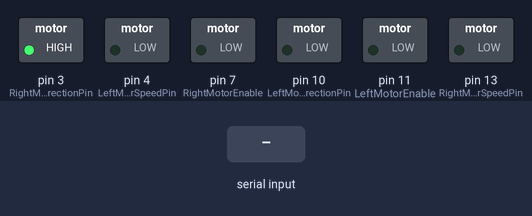
The sketch below on a simulated Arduino Uno, built with avr-gcc and run on an emulated ATmega328P. Shown: switched loads named in the sketch (green lamp = pin HIGH). Inputs (shaded band) come from the test bench.

Above: at 1.2 s.
1.3 s: "forward\n" received over Serial
At 2.5 s:
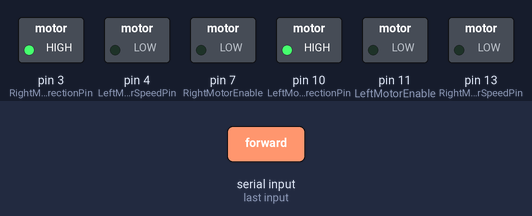
2.8 s: "backward\n" received over Serial
At 3.7 s:
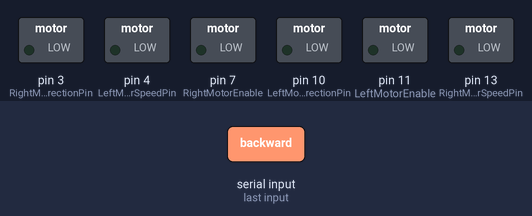
4.3 s: "quit\n" received over Serial
At 4.7 s:
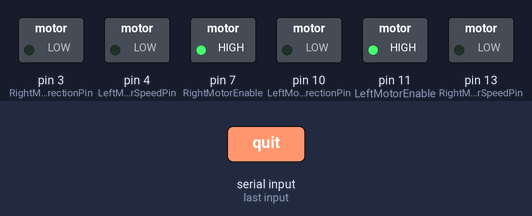
5.8 s: "turnLeft\n" received over Serial
At 7.0 s:
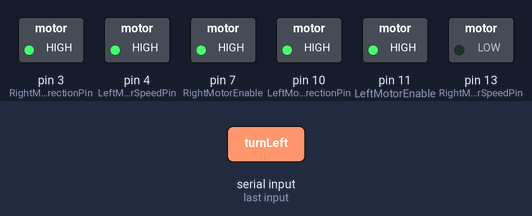
7.3 s: "turnRight\n" received over Serial
At 8.4 s:
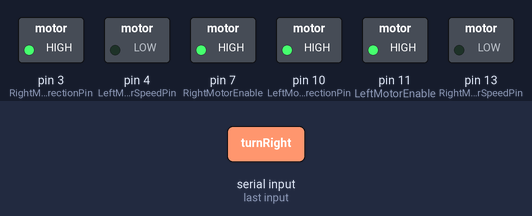
8.8 s: "stop\n" received over Serial
At 9.3 s:
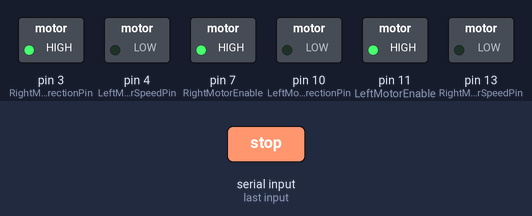
Timing chart, 0 to 11.3 s (numbered marks = the images above; inputs shaded):
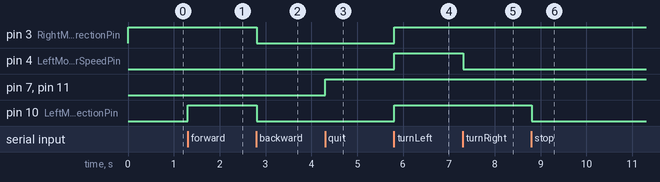

Measured:
- after the input at 1.3 s, pin 10 (LeftMotorDirectionPin): LOW → HIGH at once
- after the input at 2.8 s, pin 3 (RightMotorDirectionPin), pin 10 (LeftMotorDirectionPin): HIGH → LOW at once
- after the input at 4.3 s, pin 7 (RightMotorEnable), pin 11 (LeftMotorEnable): LOW → HIGH at once
- after the input at 5.8 s, pin 3 (RightMotorDirectionPin), pin 4 (LeftMotorSpeedPin), pin 10 (LeftMotorDirectionPin): LOW → HIGH at once
- after the input at 7.3 s, pin 4 (LeftMotorSpeedPin): HIGH → LOW at once
- after the input at 8.8 s, pin 10 (LeftMotorDirectionPin): HIGH → LOW at once

The sketch:

control_chair.ino
```cpp
#define LeftMotorSpeedPin 4
#define RightMotorSpeedPin 13

//High is forward
#define LeftMotorDirectionPin 10
#define RightMotorDirectionPin 3


//High is off
#define LeftMotorEnable 11
#define RightMotorEnable 7


double LeftMotorSpeed = 0; //value from -255 <-> +255    with window between -32 <-> +32 all corresponding to 0
double RightMotorSpeed = 0; //value from -255 <-> +255   with window between -32 <-> +32 all corresponding to 0

int MaxSpeed = 255;

int off=0;
double accel=.25;

//RPLidar lidar;

float distance, angle;

  void enable(){
    off = 0;
    analogWrite(LeftMotorEnable,off);
    analogWrite(RightMotorEnable,off);
  }

  void quit()
  {
    off = 255;
    analogWrite(LeftMotorEnable,off);
    analogWrite(RightMotorEnable,off);
  }

  void stop(){
    LeftMotorSpeed = 0;
    RightMotorSpeed = 0;
    if(LeftMotorSpeed < 32 && LeftMotorSpeed >-32){
      analogWrite(LeftMotorDirectionPin, 0);

      analogWrite(LeftMotorSpeedPin, 0);
    }
    else if (LeftMotorSpeed < 0) {
      analogWrite(LeftMotorDirectionPin, 0);

      analogWrite(LeftMotorSpeedPin, -LeftMotorSpeed);
    }
    else {
      analogWrite(LeftMotorDirectionPin, 255);

      analogWrite(LeftMotorSpeedPin, LeftMotorSpeed);

    }

    if(RightMotorSpeed < 32&& RightMotorSpeed >32){
      analogWrite(RightMotorDirectionPin, 0);

      analogWrite(RightMotorSpeedPin, 0);
    }
    else if (RightMotorSpeed < 0) {
      analogWrite(RightMotorDirectionPin, 0);

      analogWrite(RightMotorSpeedPin, -RightMotorSpeed);
    }
    else {
      analogWrite(RightMotorDirectionPin, 255);

      analogWrite(RightMotorSpeedPin, RightMotorSpeed);

    }
  }

  void forward(int speed){
    LeftMotorSpeed = speed;
    RightMotorSpeed = speed;
    if(LeftMotorSpeed < 32 && LeftMotorSpeed >-32){
      analogWrite(LeftMotorDirectionPin, 0);

      analogWrite(LeftMotorSpeedPin, 0);
    }
    else if (LeftMotorSpeed < 0) {
      analogWrite(LeftMotorDirectionPin, 0);

      analogWrite(LeftMotorSpeedPin, -LeftMotorSpeed);
    }
    else {
      analogWrite(LeftMotorDirectionPin, 255);

      analogWrite(LeftMotorSpeedPin, LeftMotorSpeed);

    }

    if(RightMotorSpeed < 32&& RightMotorSpeed >32){
      analogWrite(RightMotorDirectionPin, 0);

      analogWrite(RightMotorSpeedPin, 0);
    }
    else if (RightMotorSpeed < 0) {
      analogWrite(RightMotorDirectionPin, 0);

      analogWrite(RightMotorSpeedPin, -RightMotorSpeed);
    }
    else {
      analogWrite(RightMotorDirectionPin, 255);

      analogWrite(RightMotorSpeedPin, RightMotorSpeed);

    }
  }

  void backward(int speed){
    LeftMotorSpeed = -speed;
    RightMotorSpeed = -speed;
    if(LeftMotorSpeed < 32 && LeftMotorSpeed >-32){
      analogWrite(LeftMotorDirectionPin, 0);

      analogWrite(LeftMotorSpeedPin, 0);
    }
    else if (LeftMotorSpeed < 0) {
      analogWrite(LeftMotorDirectionPin, 0);

      analogWrite(LeftMotorSpeedPin, -LeftMotorSpeed);
    }
    else {
      analogWrite(LeftMotorDirectionPin, 255);

      analogWrite(LeftMotorSpeedPin, LeftMotorSpeed);

    }

    if(RightMotorSpeed < 32&& RightMotorSpeed >32){
      analogWrite(RightMotorDirectionPin, 0);

      analogWrite(RightMotorSpeedPin, 0);
    }
    else if (RightMotorSpeed < 0) {
      analogWrite(RightMotorDirectionPin, 0);

      analogWrite(RightMotorSpeedPin, -RightMotorSpeed);
    }
    else {
      analogWrite(RightMotorDirectionPin, 255);

      analogWrite(RightMotorSpeedPin, RightMotorSpeed);

    }
  }

  void turnRight(int speed){
    LeftMotorSpeed = speed;
    RightMotorSpeed = 0;
    if(LeftMotorSpeed < 32 && LeftMotorSpeed >-32){
      analogWrite(LeftMotorDirectionPin, 0);

      analogWrite(LeftMotorSpeedPin, 0);
    }
    else if (LeftMotorSpeed < 0) {
      analogWrite(LeftMotorDirectionPin, 0);

      analogWrite(LeftMotorSpeedPin, -LeftMotorSpeed);
    }
    else {
      analogWrite(LeftMotorDirectionPin, 255);

      analogWrite(LeftMotorSpeedPin, LeftMotorSpeed);

    }

    if(RightMotorSpeed < 32&& RightMotorSpeed >32){
      analogWrite(RightMotorDirectionPin, 0);

      analogWrite(RightMotorSpeedPin, 0);
    }
    else if (RightMotorSpeed < 0) {
      analogWrite(RightMotorDirectionPin, 0);

      analogWrite(RightMotorSpeedPin, -RightMotorSpeed);
    }
    else {
      analogWrite(RightMotorDirectionPin, 255);

      analogWrite(RightMotorSpeedPin, RightMotorSpeed);

    }
  }

  void turnLeft(int speed){
    LeftMotorSpeed = off;
    RightMotorSpeed = speed;
    if(LeftMotorSpeed < 32 && LeftMotorSpeed >-32){
      analogWrite(LeftMotorDirectionPin, 0);

      analogWrite(LeftMotorSpeedPin, 0);
    }
    else if (LeftMotorSpeed < 0) {
      analogWrite(LeftMotorDirectionPin, 0);

      analogWrite(LeftMotorSpeedPin, -LeftMotorSpeed);
    }
    else {
      analogWrite(LeftMotorDirectionPin, 255);

      analogWrite(LeftMotorSpeedPin, LeftMotorSpeed);

    }

    if(RightMotorSpeed < 32&& RightMotorSpeed >32){
      analogWrite(RightMotorDirectionPin, 0);

      analogWrite(RightMotorSpeedPin, 0);
    }
    else if (RightMotorSpeed < 0) {
      analogWrite(RightMotorDirectionPin, 0);

      analogWrite(RightMotorSpeedPin, -RightMotorSpeed);
    }
    else {
      analogWrite(RightMotorDirectionPin, 255);

      analogWrite(RightMotorSpeedPin, RightMotorSpeed);

    }
  }

void setup() {
    Serial.begin(9600);
    quit();
    stop();
    enable();
}

void loop() {
    if (Serial.available()) {
        String command = Serial.readStringUntil('\n');
        command.trim(); // Trim any whitespace

        if (command == "forward") {
            forward(75); // You can adjust the speed as needed
        } else if (command == "backward") {
            backward(35);
        } else if (command == "turnLeft") {
            turnLeft(35);
        } else if (command == "turnRight") {
            turnRight(35);
        } else if (command == "quit") {
            quit();
        } else if (command == "stop") {
            stop();
        }
    }
}
```
